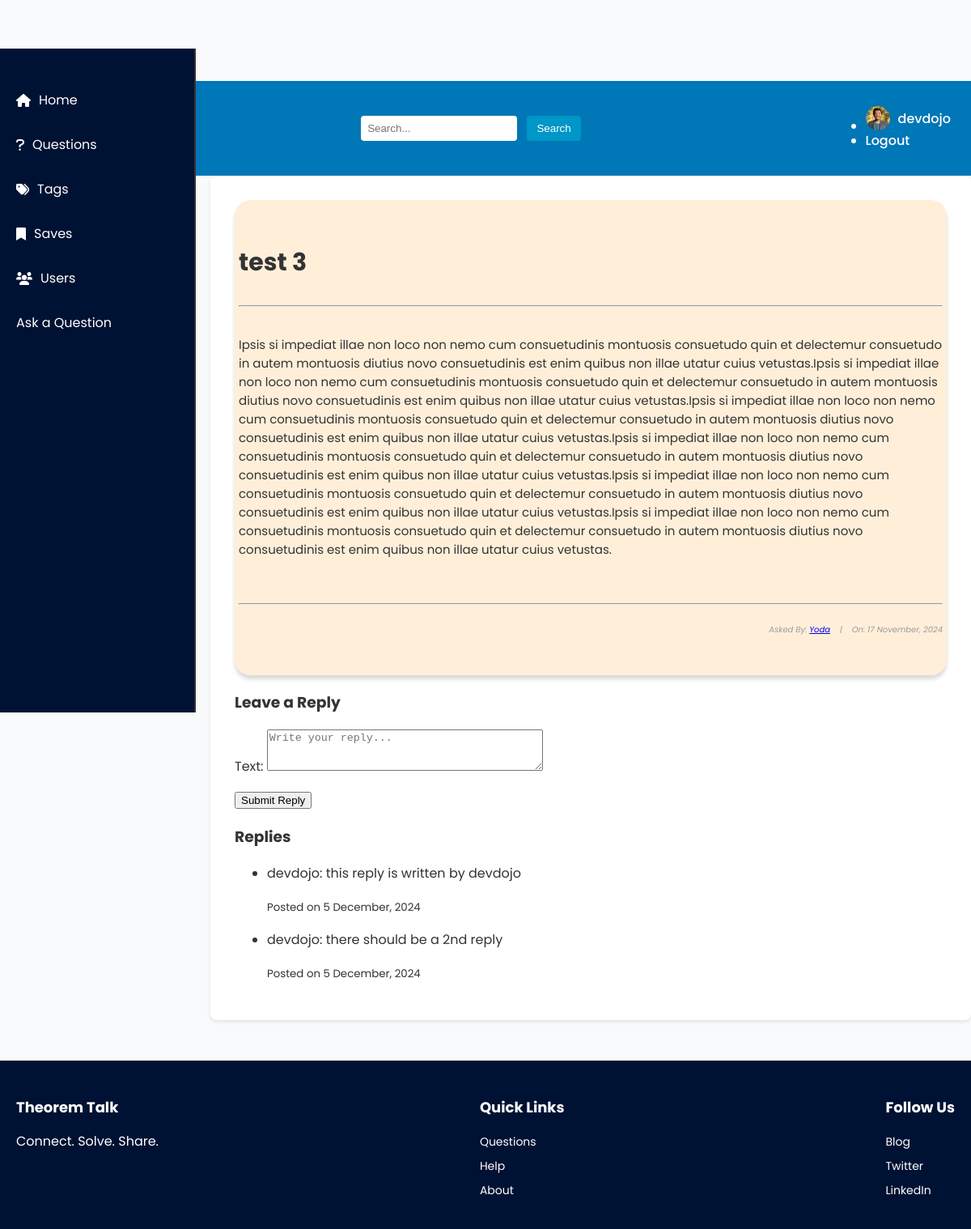
The page /questions/3 (signed in) on the database its author committed.
### user/models.py (models this page shows, shortened)
class Profile(models.Model):
  user = models.OneToOneField(User, on_delete=models.CASCADE)
  bio = models.CharField(max_length=1000, default="")
  email = models.EmailField(default="")
  image = models.ImageField(default="profile_pic/default.jpg", upload_to="profile_pic")

### base/models.py (models this page shows, shortened)
class Question(models.Model):
  user = models.ForeignKey(User, on_delete=models.CASCADE)
  title = models.CharField(max_length=1000)
  content = models.TextField(null=True, blank=True)
  date_created = models.DateTimeField(default=timezone.now)
  class Meta:
    ordering = ['-date_created']

class Reply(models.Model):
  user = models.ForeignKey(User, on_delete=models.CASCADE, related_name='replies')
  question = models.ForeignKey(Question, on_delete=models.CASCADE, related_name='replies')
  text = models.TextField()
  created_at = models.DateTimeField(auto_now_add=True)

### base/views.py (the view, shortened to what this page needs)
# urls.py: path('questions/<int:pk>', views.QuestionDetailView.as_view(), name="question_detail"),
class QuestionDetailView(DetailView):
    model = Question
    context_object_name = 'question'
    template_name = 'base/question_detail.html'
    def get_context_data(self, **kwargs):
        context = super().get_context_data(**kwargs)
        context['reply_form'] = ReplyForm()
        context['replies'] = self.object.replies.all()
        return context

### base/forms.py
class ReplyForm(forms.ModelForm):
  class Meta:
    model = Reply
    fields = ['text']
    widgets = {
      'text': forms.Textarea(attrs={'rows': 3, 'placeholder': 'Write your reply...'}),
    }

### base/templates/base/question_detail.html (shortened to what this page needs)
{% extends 'base.html' %}
{% block content %}
<!DOCTYPE html>
<html lang="en">
<head>
    <link rel="stylesheet" href="question_detail.css">
</head>
<body>
    <div class="container">
        <div class="list-question">
            <div class="questions">
                <div class="container" style="background-color: rgba(255, 235, 209, 0.808); padding: 5px; box-shadow: rgba(0, 0, 0, 0.15) 0px 5px 5px 0px; border-radius: 20px;">
                    <h3 id="fh3">{{ question.title }}</h3>
                    <hr>
                    <h6 id="fh6">{{ question.content|safe }}</h6>
                    <hr>
                    <h6 id="fh6" style="font-size: 10px; font-style: italic; color: rgb(155, 155, 155); text-align: right;">
                        Asked By: <a href="{% url 'profile' question.user.username %}">{{ question.user.username|title }}</a>&nbsp;&nbsp;&nbsp; |&nbsp;&nbsp;&nbsp;
                        On: {{ question.date_created|date:"j F, Y" }}
                    </h6>
                </div>
            </div>
        </div>
        {% if user.is_authenticated %}
        <div class="reply-section">
            <h3>Leave a Reply</h3>
            <form method="post">
                {{ reply_form.as_p }}
                <button type="submit">Submit Reply</button>
            </form>
        </div>
        {% else %}
        <div class="login-prompt">
            <p>Please <a href="{% url 'user:login' %}">log in</a> to reply.</p>
        </div>
        {% endif %}
        <div class="existing-replies">
            <h3>Replies</h3>
            <ul>
            {% for reply in replies %}
                <li>
                    <p>{{ reply.user.username }}: {{ reply.text }}</p>
                    <small>Posted on {{ reply.created_at|date:"j F, Y" }}</small>
                </li>
            {% empty %}
                <p>No replies yet. Be the first to reply!</p>
            {% endfor %}
            </ul>
        </div>
    </div>
</body>
</html>
{% endblock content %}

### templates/base.html (shortened to what this page needs)
{% load static %}
<!DOCTYPE html>
<html lang="en">
  <head>
    <link rel="stylesheet" href="{% static 'css/base.css' %}">
    <link rel="stylesheet" href="https://cdnjs.cloudflare.com/ajax/libs/font-awesome/6.0.0-beta3/css/all.min.css">
  </head>
  <body>
    <nav class="navbar">
      <a href="/" class="navbar-brand">Theorem Talk</a>
      <div class="navbar-search">
        <input type="text" placeholder="Search..." />
        <button type="submit">Search</button>
      </div>
      <ul class="navbar-nav">
        {% if user.is_authenticated %}
          <li>
            <a href="{% url 'profile' %}">
              <img src="{{ user.profile.image.url }}" alt="Profile" class="profile-pic">
              {{ user.username }}
            </a>
          </li>
          <li><a href="{% url 'logout' %}">Logout</a></li>
        {% else %}
          <li><a href="{% url 'login' %}">Login</a> / <a href="{% url 'register' %}">Sign Up</a></li>
        {% endif %}
      </ul>
    </nav>
    <aside class="sidebar">
      <ul>
        <li><a href="/"><i class="fas fa-home"></i> Home</a></li>
        <li><a href="{% url 'base:question_list' %}"><i class="fas fa-question"></i> Questions</a></li>
        <li><a href="#"><i class="fas fa-tags"></i> Tags</a></li>
        <li><a href="#"><i class="fas fa-bookmark"></i> Saves</a></li>
        <li><a href="{% url 'list_users' %}"><i class="fas fa-users"></i> Users</a></li>
        <li><a href="{% url 'base:question_create' %}" class="btn btn-primary">Ask a Question</a></li>
      </ul>
    </aside>
    <main class="main-content">
      {% block content %}{% endblock %}
    </main>
    <footer class="footer">
      <div>
        <h4>Theorem Talk</h4>
        <p>Connect. Solve. Share.</p>
      </div>
      <div>
        <h4>Quick Links</h4>
        <ul>
          <li><a href="#">Questions</a></li>
          <li><a href="#">Help</a></li>
          <li><a href="#">About</a></li>
        </ul>
      </div>
      <div>
        <h4>Follow Us</h4>
        <ul>
          <li><a href="#">Blog</a></li>
          <li><a href="#">Twitter</a></li>
          <li><a href="#">LinkedIn</a></li>
        </ul>
      </div>
    </footer>
  </body>
</html>

### static/css/base.css (style rules this page uses)
body { margin: 0; font-family: 'Roboto', Arial, sans-serif; background-color: #f9fafc; color: #333; }
.navbar { display: flex; justify-content: space-between; align-items: center; padding: 15px 25px; background-color: #0077b6; color: #ffffff; }
.navbar a { text-decoration: none; color: white; font-weight: 500; display: flex; align-items: center; }
.navbar a img { width: 30px; height: 30px; border-radius: 50%; margin-right: 10px; }
.navbar-search input { padding: 8px; border: none; border-radius: 4px; }
.navbar-search button { background-color: #0096c7; color: #ffffff; border: none; padding: 8px 12px; margin-left: 8px; cursor: pointer; border-radius: 4px; transition: background-color 0.3s; }
.sidebar { width: 240px; position: fixed; top: 60px; left: 0; background-color: #001233; height: 100vh; padding-top: 20px; border-right: 2px solid #333; }
.sidebar ul { list-style: none; padding: 0; }
.sidebar ul li a { display: flex; align-items: center; padding: 15px 20px; color: white; text-decoration: none; transition: background 0.3s; font-size: 16px; }
.sidebar ul li a i { margin-right: 10px; }
.main-content { margin-left: 260px; padding: 30px; max-width: 900px; background-color: #fff; border-radius: 8px; box-shadow: 0 2px 5px rgba(0, 0, 0, 0.1); }
.footer { display: flex; justify-content: space-between; padding: 20px; background-color: #001233; color: white; position: relative; margin-top: 50px; }
.footer h4 { font-size: 18px; margin-bottom: 10px; }
.footer ul { list-style: none; padding: 0; }
.footer ul li { margin-bottom: 5px; }
.footer ul li a { text-decoration: none; color: white; font-size: 14px; }

### base/static/base/css/question_detail.css (style rules this page uses)
body { margin-top: 100px; font-family: 'Poppins', sans-serif; }
#fh3 { text-align: center; font-size: 30px; padding-top: 20px; text-align: left; }
#fh6 { text-align: left; font-size: 15px; padding-bottom: 20px; font-weight: normal; }

### rows shown on the page
Question: title "test 3", content "Ipsis si impediat illae non loco non nemo cum consuetudinis montuosis consuetudo quin et delectemur consuetudo in autem montuosis diutius novo consuetudinis est enim quibus non illae utatur cuius vetustas.Ipsis si impediat illae non loco non nemo cum consuetudinis montuosis consuetudo quin et delectemur consuetudo in autem montuosis diutius novo consuetudinis est enim quibus non illae utatur cuius vetustas.Ipsis si impediat illae non loco non nemo cum consuetudinis montuosis consuetudo quin et delectemur consuetudo in autem montuosis diutius novo consuetudinis est enim quibus non illae utatur cuius vetustas.Ipsis si impediat illae non loco non nemo cum consuetudinis montuosis consuetudo…", user.username "Yoda", date_created "17 November, 2024"
Reply: user.username "devdojo", text "this reply is written by devdojo", created_at "5 December, 2024"
Reply: user.username "devdojo", text "there should be a 2nd reply", created_at "5 December, 2024"

### other values the page prints
{{ user.username }} "devdojo"
